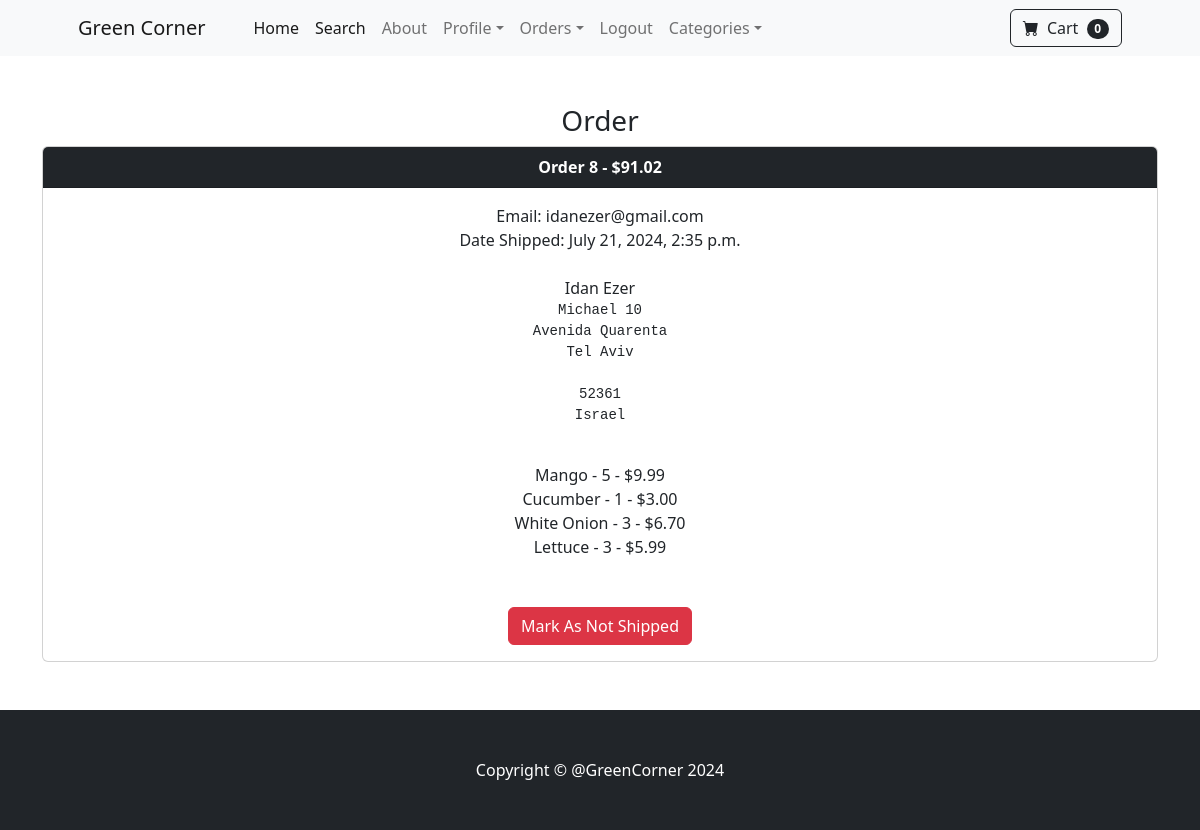
The app's page /payment/orders/8 (signed in) with its own data.
### payment/models.py (models this page shows, shortened)
class Order(models.Model):
    user = models.ForeignKey(User, on_delete=models.CASCADE, null=True, blank=True)
    full_name = models.CharField(max_length=255)
    email = models.EmailField(max_length=255)
    shipping_address = models.TextField(max_length=15000)
    amount_paid = models.DecimalField(max_digits=10, decimal_places=2)
    date_ordered = models.DateTimeField(auto_now_add=True)
    shipped = models.BooleanField(default=False)
    date_shipped = models.DateTimeField(blank=True, null=True)

class OrderItem(models.Model):
    user = models.ForeignKey(User, on_delete=models.CASCADE, null=True, blank=True)
    order = models.ForeignKey(Order, on_delete=models.CASCADE, null=True)
    product = models.ForeignKey(Product, on_delete=models.CASCADE, null=True)
    quantity = models.PositiveBigIntegerField(default=1)
    price = models.DecimalField(max_digits=10, decimal_places=2)

### store/models.py (models this page shows)
class Product(models.Model):
    name = models.CharField(max_length=100)
    price = models.DecimalField(default=0.00, decimal_places=2, max_digits=6)
    category = models.ForeignKey(Category, on_delete=models.CASCADE, default=1)
    description = models.TextField(max_length=250, default='', blank=True, null=True)
    image = models.ImageField(upload_to='uploads/product/')
    is_sale = models.BooleanField(default=False)
    sale_price = models.DecimalField(default=0.00, decimal_places=2, max_digits=6)
    def __str__(self):
        return self.name

### payment/views.py (the view)
# urls.py: path('orders/<int:pk>', views.orders, name='orders'),
def orders(request, pk):
    if request.user.is_authenticated and request.user.is_superuser:
        order = Order.objects.get(id=pk)
        items = OrderItem.objects.filter(order__id=pk)
        if request.POST:
            update_shipping_status(request, pk)
            messages.success(request, 'Shipping status has been updated!')
            return redirect('home')
        context = {'order': order, 'items': items}
        return render(request, 'payment/orders.html', context)
    else:
        messages.error(request, 'Access Denied!')
        return redirect('home')

### cart/cart.py (called while the page is built)
    def __len__(self):
        return len(self.cart)

### cart/context_processors.py (called while the page is built)
def cart(request):
    return {'cart': Cart(request)}

### payment/templates/payment/orders.html (shortened to what this page needs)
{% extends 'base.html' %}
{% block content %}
    <div class="container">
        <div class="row">
            <div style="text-align: center;">
                <br/><br/>
                <h3>Order</h3>
                <div class="card">
                  <div class="card-header bg-dark text-white fw-bold">
                    Order {{ order.id}} - ${{order.amount_paid}}
                  </div>
                  <div class="card-body">
                    Email: {{ order.email}}<br/>
                    {% if order.date_shipped %}
                      Date Shipped: {{ order.date_shipped}}
                    {% else %}
                     Date Ordered: {{ order.date_ordered}}
                    {% endif %}
                    <br/><br/>
                    {{ order.full_name }}<br/>
                    <pre>{{ order.shipping_address }}
                    </pre>
                    {% for item in items %}
                      {{ item.product }} - {{ item.quantity }} - ${{ item.price }}<br/>
                    {% endfor %}
                    <br/><br/>
                    {% if not order.shipped %}
                    <form method="POST">
                      {% csrf_token %}
                      <input type="hidden" name="shipping_status" value="true">
                      <button type="Submit" class="btn btn-success">Mark As Shipped</button>
                    </form>
                    {% else %}
                    <form method="POST">
                      <button type="Submit" class="btn btn-danger">Mark As Not Shipped</button>
                    </form>
                    {% endif %}
                  </div>
            </div>
            <br/><br/>
        </div>
    </div>
    </div>
{% endblock content %}

### records on screen
Order: id "8", amount_paid "91.02", email "idanezer@gmail.com", date_shipped "July 21, 2024, 2:35 p.m.", full_name "Idan Ezer", shipping_address "Michael 10 Avenida Quarenta Tel Aviv 52361 Israel"
OrderItem: product "Mango", quantity "5", price "9.99"
OrderItem: product "Cucumber", quantity "1", price "3.00"
OrderItem: product "White Onion", quantity "3", price "6.70"
OrderItem: product "Lettuce", quantity "3", price "5.99"

### other values on screen
{{ cart|length }} "0"
